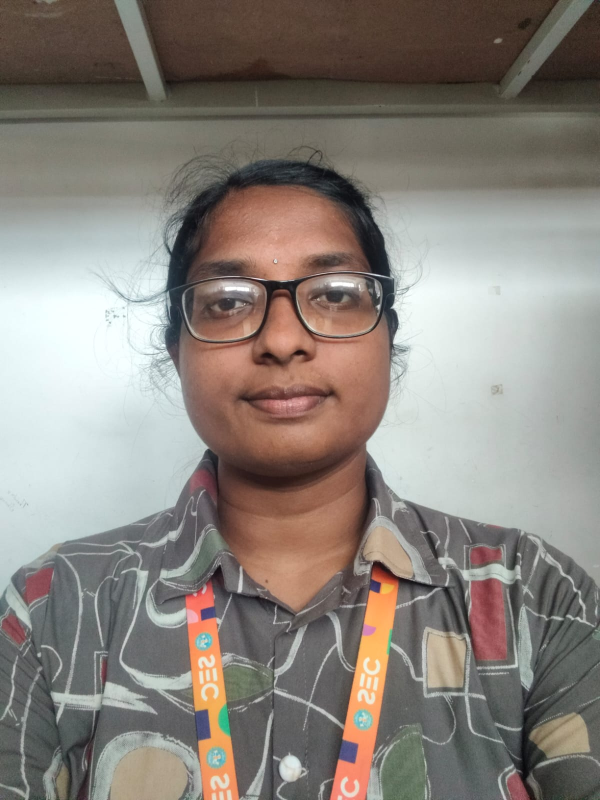
#> input picture pic2.jpeg, 1200 x 1600 px (shown at 1/2 size)
$ jupyter execute --allow-errors 'EX 3.ipynb'
#> lines starting #> are read from the running program, lines starting #| are printed output that depends on the picture
## Ex. No: 03 - Histogram of an Images

## Name: PRIYA B
## Reg. No: 212224230208

[cell 1]
## Import Python necessary libraries

[cell 2]
import cv2
import numpy as np
import matplotlib.pyplot as plt

## Histogram Equalization for Grayscale Images

[cell 3]
img = cv2.imread('pic2.jpeg', cv2.IMREAD_GRAYSCALE)
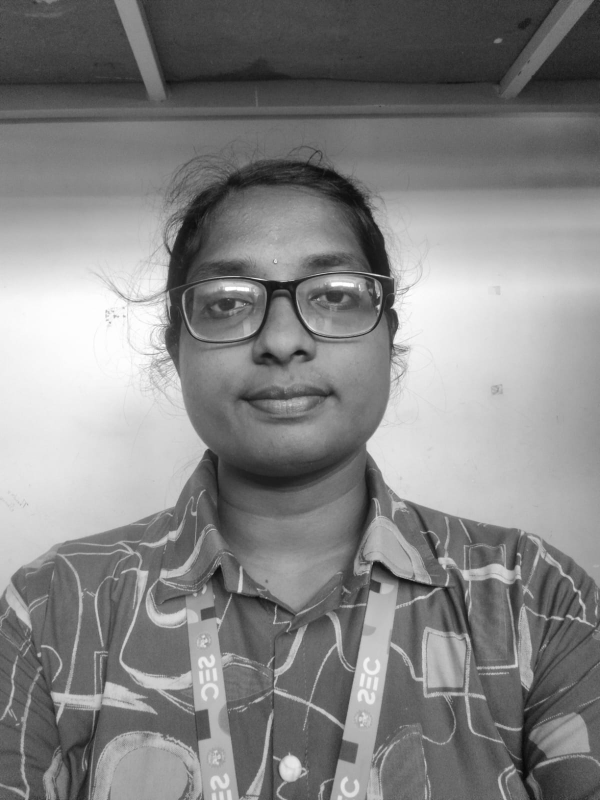
#> img: shape (1600, 1200) (shown at 1/2 size); min 2, max 255, mean 132.4

[cell 4]
plt.imshow(img, cmap='gray')
plt.title('Original Image')
plt.show()

[cell 5]
plt.hist(img.ravel(),256,range = [0, 256]);
plt.title('Original Image')
plt.show()
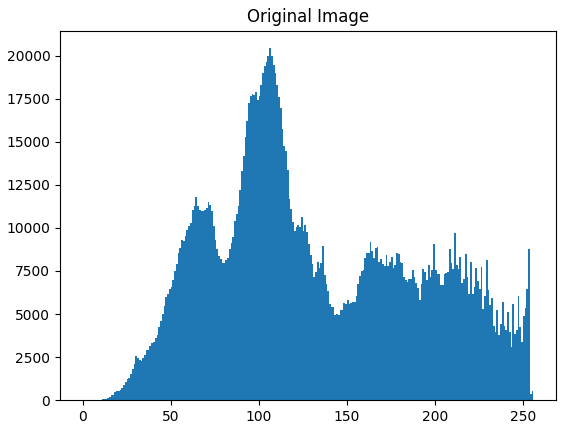
#> figure drawn by matplotlib, 1 panel; tallest bar 20425 high, from x = 106 to 107

[cell 6]
img_eq = cv2.equalizeHist(img)
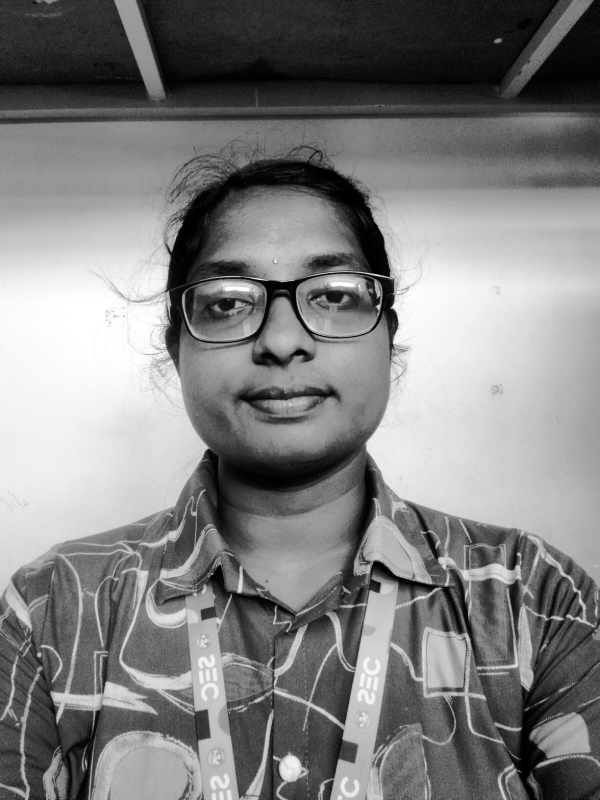
#> img_eq: shape (1600, 1200) (shown at 1/2 size); min 0, max 255, mean 128.2

[cell 7]
plt.hist(img_eq.ravel(), 256, range = [0, 256])
plt.title('Equalized Histogram')
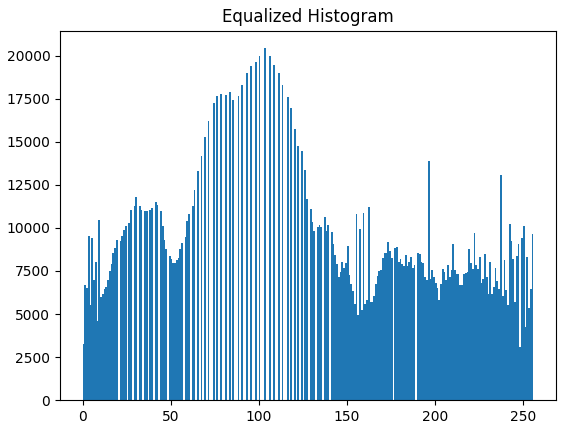
#> figure drawn by matplotlib, 1 panel; tallest bar 20425 high, from x = 103 to 104

[cell 8]
plt.imshow(img_eq, cmap='gray')
plt.title('Original Image')
plt.show()

## Histogram Equalization for Color Images

[cell 9]
img = cv2.imread('pic2.jpeg', cv2.IMREAD_COLOR)
#> img is the input picture: shape (1600, 1200, 3); mean B, G, R 124.2, 131.1, 138.2

[cell 10]
img_hsv = cv2.cvtColor(img, cv2.COLOR_BGR2HSV)
#> img_hsv: shape (1600, 1200, 3); mean H, S, V 54, 41.8, 142.4

[cell 11]
img_hsv[:,:,2] = cv2.equalizeHist(img_hsv[:, :, 2])
#> img_hsv: shape (1600, 1200, 3); mean H, S, V 54, 41.8, 128.2

[cell 12]
img_eq = cv2.cvtColor(img_hsv, cv2.COLOR_HSV2BGR)
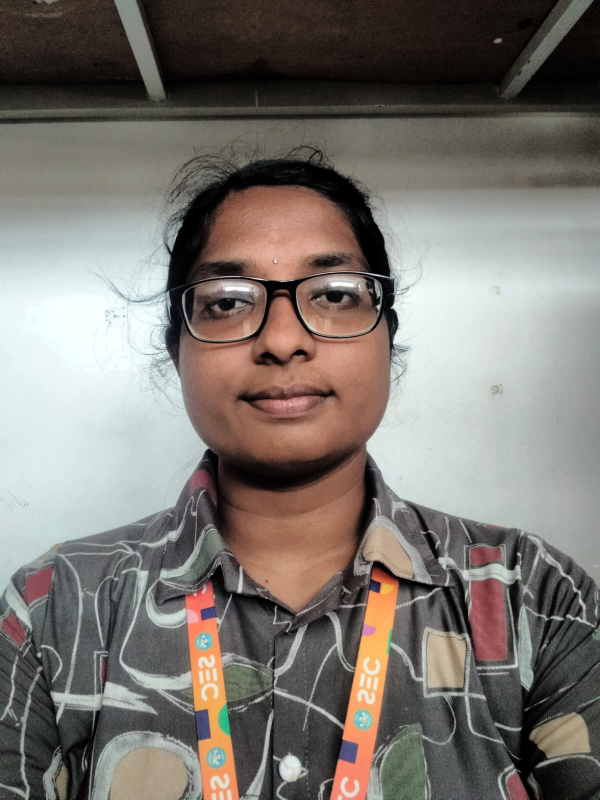
#> img_eq: shape (1600, 1200, 3) (shown at 1/2 size); mean B, G, R 112.3, 118.3, 124.1

#> (a cell that did not finish here is left out)

[cell 14]
plt.hist(img_eq.ravel(),256,range = [0, 256]); plt.title('Histogram Equalized');plt.show()
#> after `plt.hist(img_eq.ravel(), 256, range=[0, 256])`:
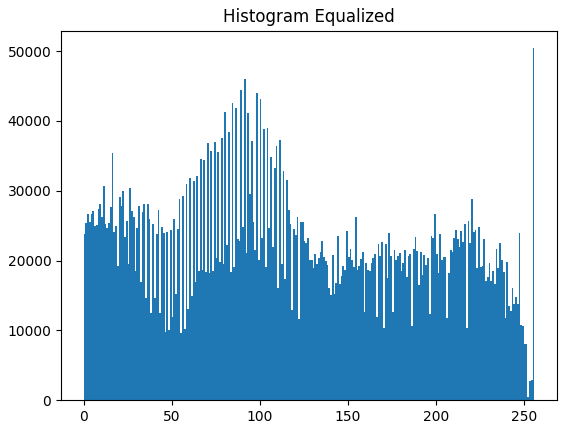
#> figure drawn by matplotlib, 1 panel; tallest bar 50419 high, from x = 255 to 256

[cell 15]
plt.figure(figsize = (20,10))
plt.subplot(221); plt.imshow(img[:, :, ::-1]); plt.title('Original Color Image')
plt.subplot(222); plt.imshow(img_eq[:, :, ::-1]); plt.title('Equalized Image')
plt.show()
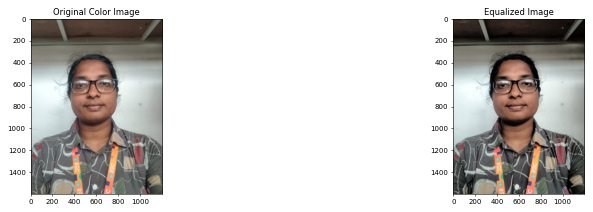
#> figure drawn by matplotlib, 2 panels

[cell 16]
plt.figure(figsize = [15,4])
plt.subplot(121); plt.hist(img.ravel(),256,range = [0, 256]); plt.title('Original Image')
plt.subplot(122); plt.hist(img_eq.ravel(),256,range = [0, 256]); plt.title('Histogram Equalized')
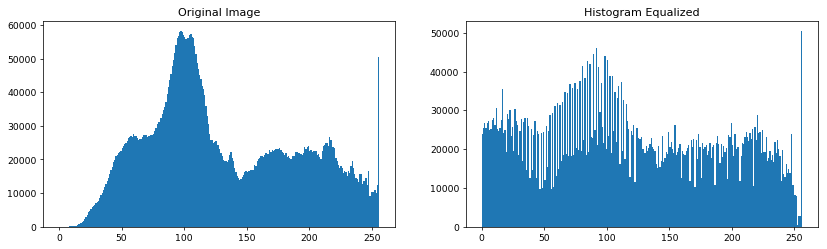
#> figure drawn by matplotlib, 2 panels; panel 1: tallest bar 58221 high, from x = 97 to 98; panel 2: tallest bar 50419 high, from x = 255 to 256
